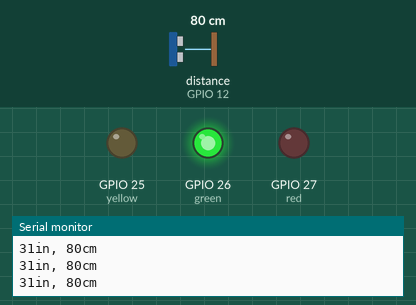
A sketch run on a simulated ESP32. Parts: output pins drawn as LEDs (lit = HIGH), the last lines printed to the serial monitor. Wiring (inferred from the names in the program): ultrasonic range finder: trigger GPIO 14; echo GPIO 12. Inputs (shaded band) come from the test bench; at power-on: distance to the obstacle (sensor on GPIO 12) 80 cm. The echo pulse lasts 58.3 µs per cm; pins used as bus, display or sensor lines are not drawn.

Above: at 1.2 s.
1.3 s: distance to the obstacle (sensor on GPIO 12) set to 32 cm
2.8 s: distance to the obstacle (sensor on GPIO 12) set to 27 cm
At 4.0 s:
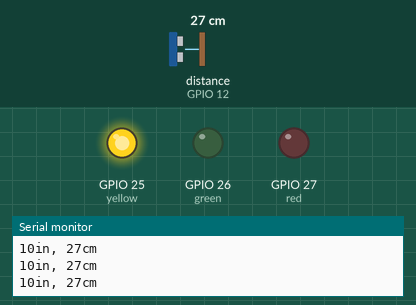
4.3 s: distance to the obstacle (sensor on GPIO 12) set to 6 cm
5.8 s: distance to the obstacle (sensor on GPIO 12) set to 3 cm
At 6.8 s:
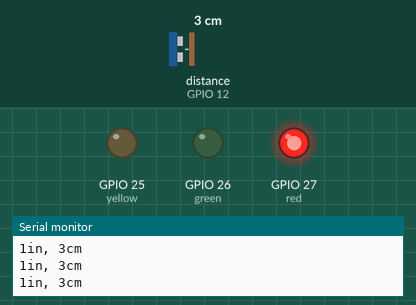
7.3 s: distance to the obstacle (sensor on GPIO 12) set to 9 cm
At 8.3 s:
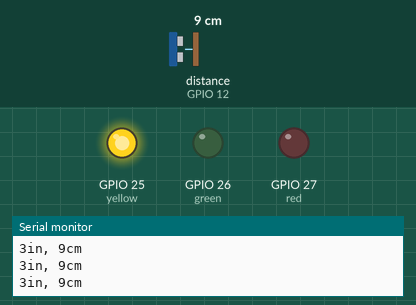
8.8 s: distance to the obstacle (sensor on GPIO 12) set to 2 cm
At 10.1 s:
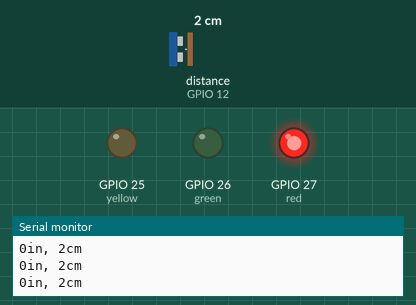
Timing chart, 0 to 11.3 s (numbered marks = the images above; inputs shaded):
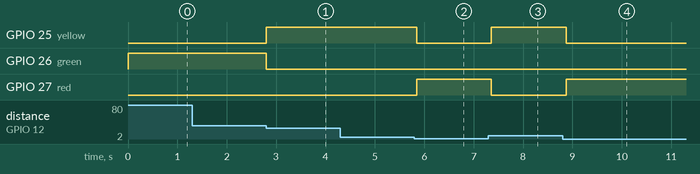

Measured:
- the behaviour switches between 30 and 29 cm on distance to the obstacle (sensor on GPIO 12) (found by bisection; images 0 and 1)
- the behaviour switches between 5 and 4 cm on distance to the obstacle (sensor on GPIO 12) (found by bisection; images 1 and 2)
- after the input at 2.8 s, GPIO 25 (yellow): LOW → HIGH at once; GPIO 26 (green): HIGH → LOW at once
- after the input at 5.8 s, GPIO 25 (yellow): HIGH → LOW after 0.05 s; GPIO 27 (red): LOW → HIGH after 0.05 s
- after the input at 7.3 s, GPIO 25 (yellow): LOW → HIGH after 0.06 s; GPIO 27 (red): HIGH → LOW after 0.06 s
- after the input at 8.8 s, GPIO 25 (yellow): HIGH → LOW after 0.08 s; GPIO 27 (red): LOW → HIGH after 0.08 s

The sketch:

sensor_trashLevelsCheck.ino
```cpp
const int maxRange = 30;
const int minRange = 5;

const int TRIG = 14;
const int ECHO = 12;

const int red = 27;
const int yellow = 25;
const int green = 26;

void setup() {
  Serial.begin(9600);
  pinMode(TRIG, OUTPUT);
  pinMode(ECHO, INPUT);

  pinMode(red, OUTPUT);
  pinMode(yellow, OUTPUT);
  pinMode(green, OUTPUT);

}

void loop() {
  // sensor
  long duration, inches, cm;

  digitalWrite(TRIG, LOW);
  delayMicroseconds(2);
  digitalWrite(TRIG, HIGH);
  delayMicroseconds(10);
  digitalWrite(TRIG, LOW);

  duration = pulseIn(ECHO, HIGH);

  inches = microSecondsToInches(duration);
  cm = microSecondsToCentimeters(duration);

  Serial.print(inches);
  Serial.print("in, ");
  Serial.print(cm);
  Serial.print("cm");
  Serial.println();

  if (cm >= maxRange) {
    digitalWrite(red, LOW);
    digitalWrite(yellow, LOW);
    digitalWrite(green, HIGH);
  } else if (cm < maxRange && cm >= minRange) {
    digitalWrite(red, LOW);
    digitalWrite(green, LOW);
    digitalWrite(yellow, HIGH);
  } else {
    digitalWrite(yellow, LOW);
    digitalWrite(green, LOW);
    digitalWrite(red, HIGH);
  }

  delay(100);

}

long microSecondsToInches(long microSeconds) { return microSeconds / 74 / 2; }

long microSecondsToCentimeters(long microSeconds) { return microSeconds / 29 / 2; }
```
